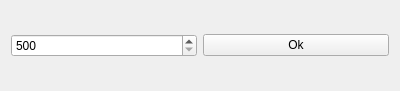
<?xml version="1.0" encoding="UTF-8"?>
<ui version="4.0">
 <class>Records_on_first_start</class>
 <widget class="QWidget" name="Records_on_first_start">
  <property name="geometry">
   <rect>
    <x>0</x>
    <y>0</y>
    <width>400</width>
    <height>91</height>
   </rect>
  </property>
  <property name="windowTitle">
   <string>Введите кол-во записей</string>
  </property>
  <layout class="QHBoxLayout" name="horizontalLayout">
   <item>
    <widget class="QSpinBox" name="spinBox">
     <property name="minimum">
      <number>500</number>
     </property>
     <property name="maximum">
      <number>999999999</number>
     </property>
     <property name="value">
      <number>500</number>
     </property>
    </widget>
   </item>
   <item>
    <widget class="QPushButton" name="pushButton">
     <property name="text">
      <string>Ok</string>
     </property>
    </widget>
   </item>
  </layout>
 </widget>
 <resources/>
 <connections/>
</ui>
